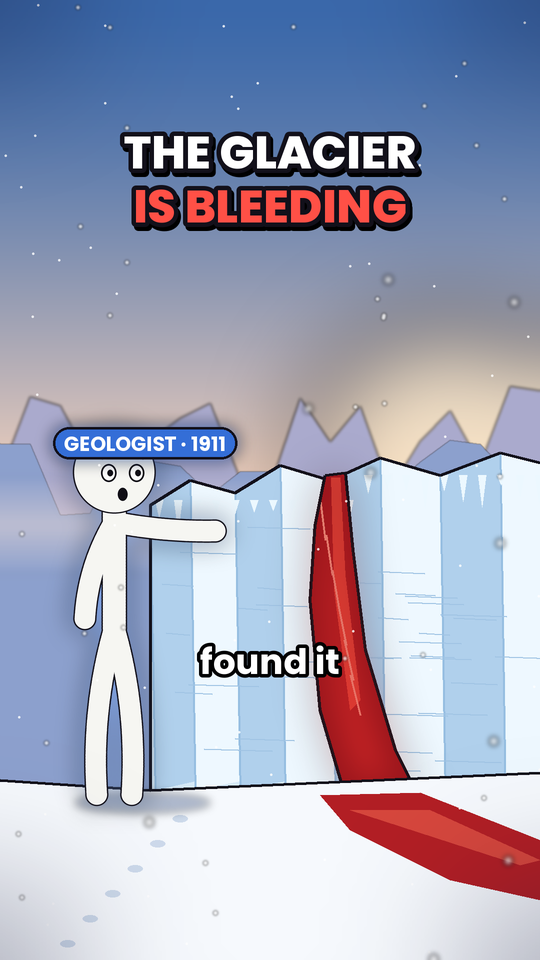

Here is the Python script that generated this plot:
import sys, random, math
sys.path.insert(0, 'stickman/scripts')
from stickman import draw
from PIL import Image, ImageDraw, ImageFont, ImageFilter, ImageChops
W, H = 1080, 1920; INK = (18, 16, 26)
F = 'engine/fonts/Poppins-ExtraBold.ttf'; FB = 'engine/fonts/Poppins-Bold.ttf'
random.seed(7)
def lerp(a, b, t): return tuple(int(a[i] + (b[i] - a[i]) * t) for i in range(3))
def layer(): return Image.new('RGBA', (W, H), (0, 0, 0, 0))
def comp(base, l, blur=0):
    if blur: l = l.filter(ImageFilter.GaussianBlur(blur))
    base.alpha_composite(l)
im = Image.new('RGBA', (W, H)); d = ImageDraw.Draw(im)
for y in range(H):  # polar sky: deep blue -> pale peach horizon
    t = min(1, y / 1000); d.line([(0, y), (W, y)], fill=lerp((58, 104, 170), (250, 214, 190), t ** 1.4) + (255,))
g = layer(); ImageDraw.Draw(g).ellipse([600, 640, 1200, 1240], fill=(255, 236, 200, 170)); comp(im, g, 90)  # low sun glow
ImageDraw.Draw(im).ellipse([840, 880, 960, 1000], fill=(255, 246, 225, 255))
def ridge(y0, amp, col, seed, ink=False, step=60):
    random.seed(seed); pts = [(0, H)]; x = 0
    while x <= W + step: pts.append((x, y0 - random.random() * amp)); x += step
    pts.append((W, H)); l = layer(); ld = ImageDraw.Draw(l); ld.polygon(pts, fill=col)
    if ink: ld.line(pts[1:-1], fill=INK + (255,), width=5)
    return l, pts
for y0, amp, col, s, bl in ((980, 220, (170, 170, 205, 255), 1, 3), (1040, 160, (140, 160, 205, 255), 2, 1)):
    l, _ = ridge(y0, amp, col, s); comp(im, l, bl)
haze = layer(); hd = ImageDraw.Draw(haze)
for y in range(950, 1150): hd.line([(0, y), (W, y)], fill=(255, 230, 215, int(110 * (1 - abs(y - 1050) / 100))))
comp(im, haze, 10)
# glacier wall: faceted ice with light & shadow planes
gl = layer(); gd = ImageDraw.Draw(gl)
top = [(300, 1010), (380, 960), (470, 985), (560, 930), (660, 960), (760, 915), (880, 950), (1000, 905), (1080, 925)]
face = top + [(1080, 1560), (300, 1580)]
gd.polygon(face, fill=(214, 234, 248, 255))
for i in range(len(top) - 1):
    (x0, y0), (x1, y1) = top[i], top[i + 1]
    col = (238, 248, 255, 255) if i % 2 else (176, 208, 236, 255)
    gd.polygon([(x0, y0), (x1, y1), (x1 + 20, 1560), (x0 + 10, 1580)], fill=col)
    gd.line([(x0, y0), (x0 + 10, 1580)], fill=(150, 190, 225, 255), width=4)
for i in range(40):  # strata lines
    y = random.randint(1050, 1540); x = random.randint(300, 1000); gd.line([(x, y), (x + random.randint(40, 140), y + 4)], fill=(160, 196, 228, 255), width=3)
for x in range(310, 1080, 38):  # icicles at the lip
    yb = 1000 if x < 700 else 950; L = random.randint(20, 70); gd.polygon([(x, yb), (x + 16, yb), (x + 8, yb + L)], fill=(236, 248, 255, 255))
gd.line(top, fill=INK + (255,), width=6); gd.line([(300, 1010), (300, 1580)], fill=INK + (255,), width=6)
comp(im, gl)
# the blood falls: gradient stream with highlights and drips
fl = layer(); fd = ImageDraw.Draw(fl)
path = [(650, 950), (690, 945), (705, 1100), (730, 1300), (790, 1500), (830, 1580), (690, 1590), (640, 1420), (620, 1200), (630, 1050)]
fd.polygon(path, fill=(168, 22, 30, 255))
fd.polygon([(662, 955), (680, 955), (690, 1150), (720, 1400), (700, 1420), (668, 1180)], fill=(220, 60, 52, 255))
for i in range(6): fd.line([(640 + i * 12, 1000 + i * 70), (650 + i * 14, 1080 + i * 70)], fill=(250, 130, 110, 220), width=4)
fd.line(path + path[:1], fill=INK + (255,), width=6)
comp(im, fl)
gw = layer(); ImageDraw.Draw(gw).polygon(path, fill=(255, 60, 50, 90)); comp(im, gw, 40)  # red glow
# snow ground with red pool, shadows, footprints
sn = layer(); sd = ImageDraw.Draw(sn)
sd.polygon([(0, 1560), (300, 1580), (1080, 1545), (1080, H), (0, H)], fill=(246, 249, 253, 255))
sd.line([(0, 1560), (300, 1580), (1080, 1545)], fill=INK + (255,), width=6)
sd.polygon([(640, 1590), (840, 1585), (1080, 1680), (1080, 1800), (900, 1760), (700, 1660)], fill=(178, 30, 36, 255))
sd.polygon([(700, 1620), (860, 1620), (1080, 1720), (1040, 1730)], fill=(214, 70, 60, 255))
for k in range(6):
    x = 120 + k * 45; y = 1880 - k * 50; sd.ellipse([x, y, x + 30, y + 14], fill=(205, 218, 235, 255))
comp(im, sn)
sh = layer(); ImageDraw.Draw(sh).ellipse([150, 1585, 420, 1625], fill=(90, 110, 150, 120)); comp(im, sh, 8)
# character bigger, with rim light glow and label
c = draw(expr='surprised', pose='point', color='#f6f6f2', look=0.6); s = 0.82; c = c.resize((int(600 * s), int(1000 * s)), Image.LANCZOS)
cx, gy = 290, 1610; px, py = int(cx - c.width / 2), int(gy - 975 * s)
halo = layer(); halo.paste((120, 170, 255, 150), (px, py), c.split()[3]); comp(im, halo, 25)
im.alpha_composite(c, (px, py))
d = ImageDraw.Draw(im); f = ImageFont.truetype(FB, 40); txt = 'GEOLOGIST · 1911'; w = d.textlength(txt, font=f)
lg = layer(); ImageDraw.Draw(lg).rounded_rectangle([cx - w/2 - 26, py + 40, cx + w/2 + 26, py + 112], 34, fill=(60, 120, 230, 160)); comp(im, lg, 14)
d.rounded_rectangle([cx - w/2 - 22, py + 44, cx + w/2 + 22, py + 108], 32, fill=(52, 110, 215), outline=INK, width=5)
d.text((cx - w/2, py + 50), txt, font=f, fill='white')
# falling snow (3 depths) + vignette
for depth, n, r, bl in ((0, 60, 4, 0), (1, 30, 9, 2), (2, 10, 18, 5)):
    l = layer(); ld = ImageDraw.Draw(l)
    for i in range(n):
        x, y = random.randint(0, W), random.randint(0, H); ld.ellipse([x, y, x + r, y + r], fill=(255, 255, 255, 200))
    comp(im, l, bl)
v = Image.new('L', (W, H), 0); ImageDraw.Draw(v).ellipse([-300, -200, W + 300, H + 200], fill=255); v = v.filter(ImageFilter.GaussianBlur(160))
dark = Image.new('RGBA', (W, H), (20, 20, 50, 255)); im = Image.composite(im, dark, ImageChops.lighter(v, Image.new('L', (W, H), 150)))
d = ImageDraw.Draw(im); ft = ImageFont.truetype(F, 92); yy = 240
for line in ('THE GLACIER', 'IS BLEEDING'):
    w = d.textlength(line, font=ft); col = 'white' if yy < 300 else (255, 80, 70)
    d.text(((W - w) / 2 + 5, yy + 8), line, font=ft, fill=(0, 0, 0), stroke_width=9, stroke_fill=(0, 0, 0))
    d.text(((W - w) / 2, yy), line, font=ft, fill=col, stroke_width=9, stroke_fill=INK); yy += 108
size = int(0.037 * H); fc = ImageFont.truetype(FB, size); txt = 'found it'; w = d.textlength(txt, font=fc)
d.text(((W - w) / 2, 0.70 * H - size), txt, font=fc, fill='white', stroke_width=int(size * .1), stroke_fill='black')
out = sys.argv[1]; im.convert('RGB').resize((540, 960), Image.LANCZOS).save(out + '/rich_A.png')
old = Image.open(out + '/frame_A.png').convert('RGB'); s2 = Image.new('RGB', (1110, 980), 'white')
s2.paste(old, (10, 10)); s2.paste(Image.open(out + '/rich_A.png'), (560, 10)); s2.save(out + '/compare_A.jpg', quality=88)
